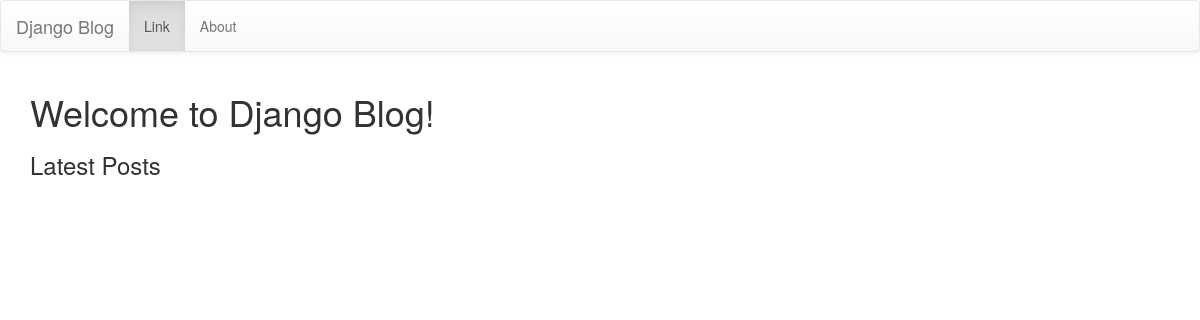
/, run on an earlier commit of the app's database.
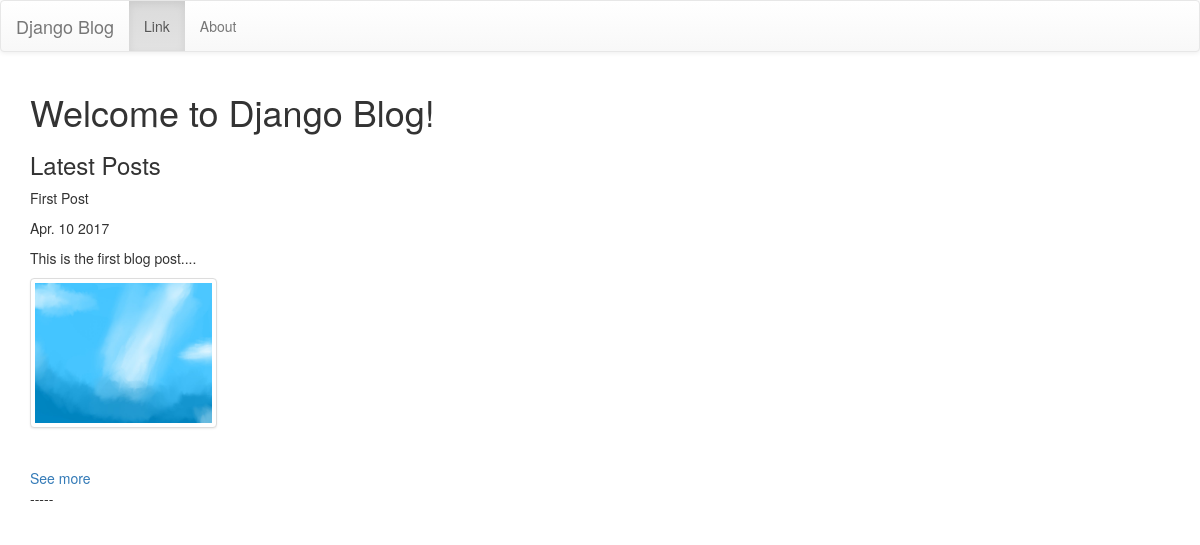
And on a later commit of the database.
### posts/models.py (models this page shows, shortened)
class Post(models.Model):
    title = models.CharField(max_length=250)
    pub_date = models.DateTimeField()
    image = models.ImageField(upload_to='media/', blank=True)
    body = models.TextField()
    def pub_date_display(self):
        return self.pub_date.strftime('%b. %e %Y')
    def summary(self):
        return self.body[:100]

### posts/views.py (the view)
# urls.py: url(r'^$', HomeView, name='home'),
def HomeView(request):
    posts = Post.objects.order_by('-pub_date')
    return render(request, 'posts/home.html', { 'posts': posts })

### posts/templates/posts/home.html (shortened to what this page needs)
<!DOCTYPE html>
<html lang="en">
  <head>
    <link rel="stylesheet" href="https://maxcdn.bootstrapcdn.com/bootstrap/3.3.7/css/bootstrap.min.css">
    <link rel="stylesheet" href="https://maxcdn.bootstrapcdn.com/bootstrap/3.3.7/css/bootstrap-theme.min.css">
  </head>
  <body>
    <nav class="navbar navbar-default">
         <div class="navbar-header">
           <a class="navbar-brand" href="{% url 'home' %}">Django Blog</a>
         </div>
         <div class="collapse navbar-collapse" id="mynav">
           <ul class="nav navbar-nav">
             <li class="active"><a href="#">Link <span class="sr-only">(current)</span></a></li>
             <li><a href="#">About</a></li>
           </ul>
      </div>
    </nav>
    <div class="container">
      <h1>Welcome to Django Blog!</h1>
      {% load static %}
      <h3>Latest Posts</h3>
        {% for post in posts.all %}
          <p>{{ post.title }}</p>
          <p>{{ post.pub_date_display }}</p>
          <p>{{ post.summary }}...</p>
          <img src="{{ post.image.url }}" class="img-responsive thumbnail" style="max-height: 150px">
          <br />
          <a href="{% url 'post_detail' post.id %}">See more</a>
          <p>-----</p>
        {% endfor %}
    </div>
  </body>
</html>

What changed in the data, as far as the page shows it:
added Post: title "First Post", pub_date_display "Apr. 10 2017", summary "This is the first blog post.", image (picture)
